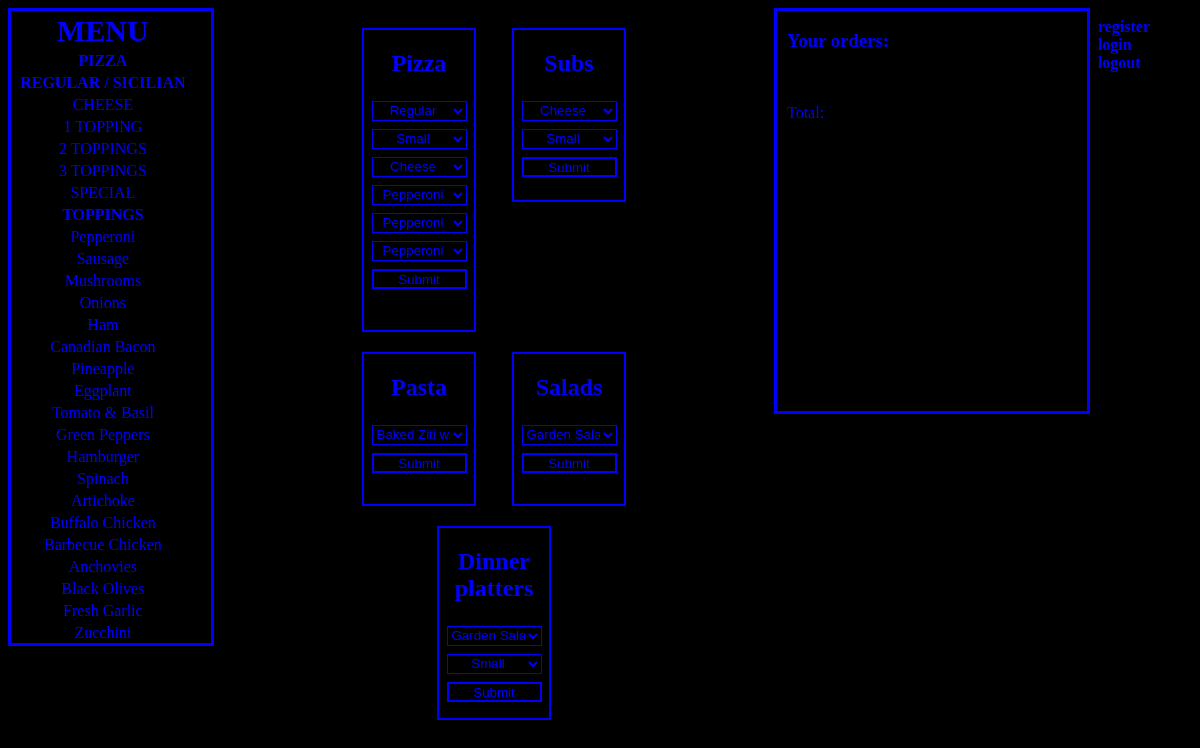
The app's page / (signed in) with its own data.
### orders/models.py (models this page shows)
class Toppings(models.Model):
    topping = models.CharField(max_length=16)
    def __str__(self):
        return f"{self.topping}"

### orders/views.py (the view)
# urls.py: path("", views.index, name="index"),
def index(request):
    if not request.user.is_authenticated:
        return render(request, "login.html")
    if not request.session:
        request.session["saved"] = []
        request.session["total"] = []
    content = mhelp()
    return render(request, "index.html", content)

### orders/models.py (called while the page is built)
    def __str__(self):
        return f"{self.sub}"

    def __str__(self):
        return f"{self.pasta}"

    def __str__(self):
        return f"{self.salad}"

    def __str__(self):
        return f"{self.platter}"

    def __str__(self):
        return f"{self.kind}"

    def __str__(self):
        return f"{self.size}"

### orders/views.py (called while the page is built)
def mhelp():
    content = {
        "size": Size.objects.all(),
        "kind": Kind.objects.all(),
        "toppings": Toppings.objects.all(),
        "Sub": Subs.objects.all(),
        "Pasta": Pasta.objects.all(),
        "Salads": Salads.objects.all(),
        "Dinner": Platters.objects.all(),
    }
    return content

### orders/templates/index.html (shortened to what this page needs)
{% load static %}
<!DOCTYPE html>
<html lang="en" dir="ltr">
  <head>
    <link rel="stylesheet" type="text/css" href="{% static 'style.css' %}">
  </head>
  <body>
    <div class="rightdiv">
      <a id="mom" href="/register">register</a>
      <a id="mom" href="/login">login</a>
      <a id="mom" href="/logout">logout</a>
    </div>
    <div class="left">
      <table id="menu">
        <tr>
          <th colspan="3" style="font-size:30px;">MENU</th>
        </tr>
        <tr>
          <th colspan="3">PIZZA</th>
        </tr>
        <tr>
          <th colspan="3">REGULAR / SICILIAN</th>
        </tr>
        <tr><td class="center">CHEESE</td></tr>
        <tr><td class="center">1 TOPPING</td></tr>
        <tr><td class="center">2 TOPPINGS</td></tr>
        <tr><td class="center">3 TOPPINGS</td></tr>
        <tr><td class="center">SPECIAL</td></tr>
        <tr>
          <th colspan="3">TOPPINGS</th>
        </tr>
        {% for topping in toppings %}
        <tr>
          <td class="center" colspan="3">
            {{ topping }}
          </td>
        </tr>
        {% endfor %}
        <tr>
          <th colspan="3">SUBS</th>
        </tr>
      </table>
    </div>
    <div id="right2">
      <div id="pizza">
            <h2>Pizza</h2>
            <form action="{% url 'pizza' %}" method="post">
                <select class="settings" name="pkind">
                    {% for kinds in kind %}
                        <option value="{{ kinds }}">{{ kinds }}</option>
                    {% endfor %}
                </select>
                <select class="settings" name="psize">
                    {% for sizes in size %}
                        <option value="{{ sizes }}">{{ sizes }}</option>
                    {% endfor %}
                </select>
                <select class="settings" id="pizzaSelect"name="pname">
                    <option value="Cheese">Cheese</option>
                </select>
                <div id="toppingDiv" name="chosenToppings">
                    <select class="settings" name="topping1">
                        {% for top in toppings %}
                            <option value="{{ top }}">{{ top }}</option>
                        {% endfor %}
                    </select>
                    <select class="settings" name="topping2">
                        {% for top in toppings %}
                            <option value="{{ top }}">{{ top }}</option>
                        {% endfor %}
                    </select>
                    <select class="settings" name="topping3">
                        {% for top in toppings %}
                            <option value="{{ top }}">{{ top }}</option>
                        {% endfor %}
                    </select>
                </div>
                <input class="settings" type="submit"/>
            </form>
      </div>
      <div id="subs">
        <h2>Subs</h2>
        <form action="{% url 'subs' %}" method="post">
            <select class="settings" name="subname">
                {% for subs in Sub %}
                    <option value="{{ subs }}">{{ subs }}</option>
                {% endfor %}
            </select>
            <select class="settings" name="subsize">
                {% for sizes in size %}
                    <option value="{{ sizes }}">{{ sizes }}</option>
                {% endfor %}
            </select>
            <input class="settings" type="submit"/>
        </form>
      </div>
      <div id="pasta">
        <h2>Pasta</h2>
        <form action="{% url 'pasta' %}" method="post">
            <select class="settings" name="pastaname">
                {% for pastas in Pasta %}
                    <option value="{{ pastas }}">{{ pastas }}</option>
                {% endfor %}
            </select>
            <input class="settings" type="submit"/>
        </form>
      </div>
      <div id="salad">
        <h2>Salads</h2>
        <form action="{% url 'salad' %}" method="post">
            <select class="settings" name="saladname">
                {% for salad in Salads %}
                    <option value="{{ salad }}">{{ salad }}</option>
                {% endfor %}
            </select>
            <input class="settings" type="submit"/>
        </form>
      </div>
      <div id="dinner">
        <h2>Dinner platters</h2>
        <form action="{% url 'dinner' %}" method="post">
            <select class="settings" name="dinnername">
                {% for dinners in Dinner %}
                    <option value="{{ dinners }}">{{ dinners }}</option>
                {% endfor %}
            </select>
            <select class="settings" name="dinnersize">
                {% for sizes in size %}
                    <option value="{{ sizes }}">{{ sizes }}</option>
                {% endfor %}
            </select>
            <input class="settings" type="submit"/>
        </form>
      </div>
    </div>
    <div class="orders">
      <h3>Your orders:</h3>
        <br>
        <p>Total: {{ total.0 }}</p>
    </div>
  </body>
</html>

### orders/static/style.css (style rules this page uses)
body { background-color: black; display: flex; flex-direction: row; }
.rightdiv { position: absolute; right: 50px; margin-top: 10px; font-weight: bold; width: auto; height: 50px; margin-left: 20px; display: flex; justify-content: space-between; flex-direction: column; }
.center { text-align: center; }
.left { height: 79vh; width: 200px; position: relative; margin-right: 130px; border-right-width: medium; overflow: scroll; border-style: solid; }
#right2 { width: 300px; height: 700px; position: relative; display: flex; flex-direction: row; flex-wrap: wrap; justify-content: space-around; }
.settings { height: 20px; width: 95px; text-align: center; margin: 4px; background-color: black; outline: none; align-items: center; color: inherit; border-color: inherit; border-style: solid; }
#pizza { border-style: solid; border-width: 2px; align-items: center; text-align: center; width: 110px; height: 300px; margin-top: 20px; }
#subs { margin-top: 20px; border-style: solid; border-width: 2px; align-items: center; text-align: center; width: 110px; height: 170px; }
#pasta { margin-top: 20px; border-style: solid; border-width: 2px; align-items: center; text-align: center; width: 110px; height: 150px; }
#salad { margin-top: 20px; border-style: solid; border-width: 2px; align-items: center; text-align: center; width: 110px; height: 150px; }
#dinner { margin-top: 20px; border-style: solid; border-width: 2px; align-items: center; text-align: center; width: 110px; height: 190px; }
.orders { width: 300px; height: 400px; margin-left: 130px; border-style: solid; padding-left: 10px; overflow: scroll; }
#mom { color: inherit; text-decoration: none; border-color: inherit; }
::placeholder { color: inherit; }

### records on screen
Toppings: topping "Pepperoni"
Toppings: topping "Sausage"
Toppings: topping "Mushrooms"
Toppings: topping "Onions"
Toppings: topping "Ham"
Toppings: topping "Canadian Bacon"
Toppings: topping "Pineapple"
Toppings: topping "Eggplant"
Toppings: topping "Tomato & Basil"
Toppings: topping "Green Peppers"
Toppings: topping "Hamburger"
Toppings: topping "Spinach"
Toppings: topping "Artichoke"
Toppings: topping "Buffalo Chicken"
Toppings: topping "Barbecue Chicken"
Toppings: topping "Anchovies"
Toppings: topping "Black Olives"
Toppings: topping "Fresh Garlic"
Toppings: topping "Zucchini"

### other values on screen
form field pkind "Regular"
form field psize "Small"
form field topping1 "Pepperoni"
form field topping2 "Pepperoni"
form field topping3 "Pepperoni"
form field subname "Cheese"
form field subsize "Small"
form field pastaname "Baked Ziti w/Mozzarella"
form field saladname "Garden Salad"
form field dinnername "Garden Salad"
form field dinnersize "Small"
